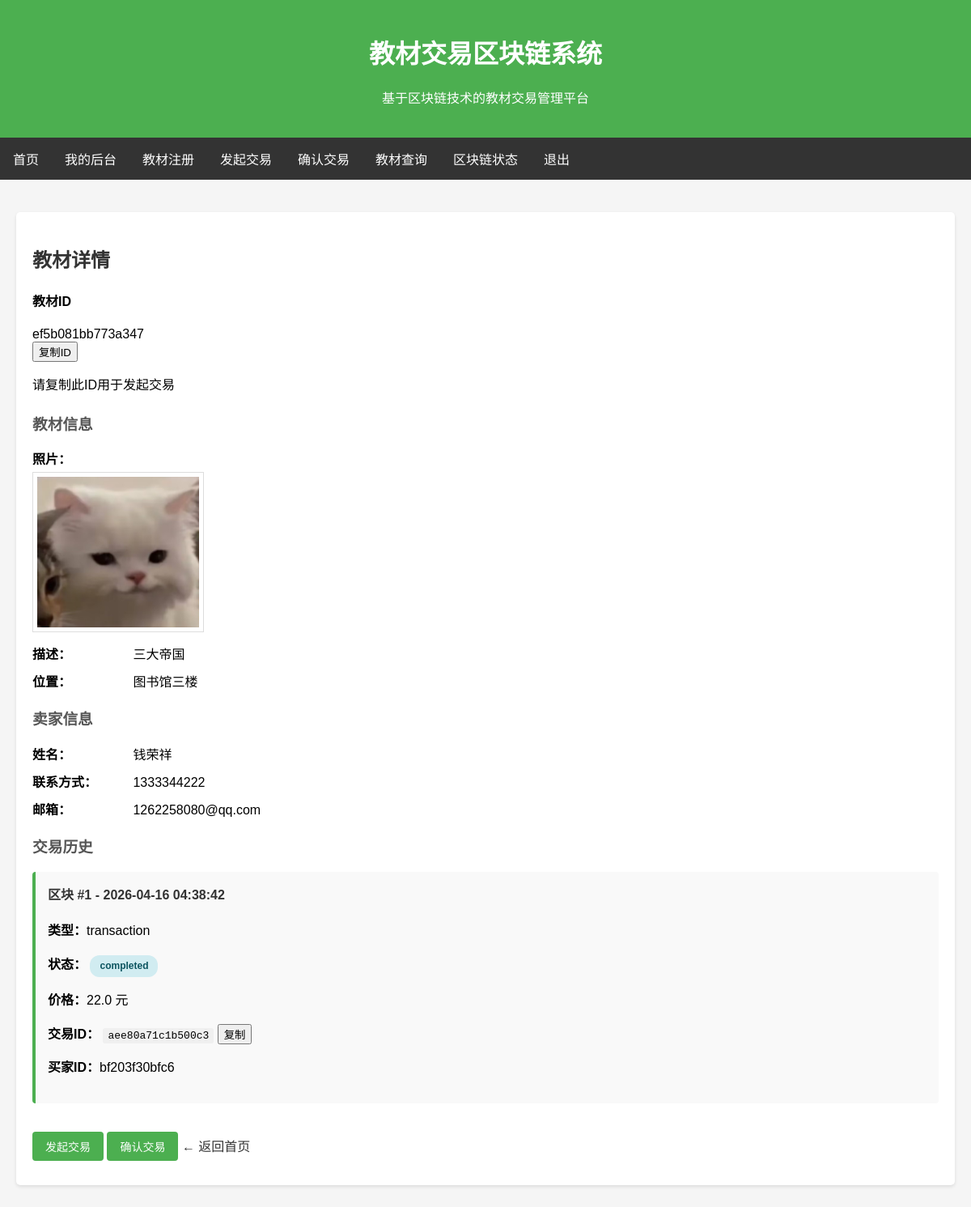
Page /textbook/ef5b081bb773a347 (signed in) on the committed database.
### tables this page shows
CREATE TABLE textbook_metadata (
            textbook_id TEXT PRIMARY KEY,
            photos TEXT,
            description TEXT,
            seller_id TEXT,
            location TEXT,
            created_at TIMESTAMP DEFAULT CURRENT_TIMESTAMP,
            FOREIGN KEY (seller_id) REFERENCES users(user_id)
        );

CREATE TABLE users (
            user_id TEXT PRIMARY KEY,
            name TEXT NOT NULL,
            contact TEXT NOT NULL,
            email TEXT,
            password_hash TEXT,
            created_at TIMESTAMP DEFAULT CURRENT_TIMESTAMP
        );

CREATE TABLE transactions (
            transaction_id TEXT PRIMARY KEY,
            textbook_id TEXT,
            buyer_id TEXT,
            offer_price REAL,
            status TEXT,
            blockchain_hash TEXT,
            created_at TIMESTAMP DEFAULT CURRENT_TIMESTAMP,
            updated_at TIMESTAMP DEFAULT CURRENT_TIMESTAMP,
            FOREIGN KEY (textbook_id) REFERENCES textbook_metadata(textbook_id),
            FOREIGN KEY (buyer_id) REFERENCES users(user_id)
        );

### app.py (the view)
@app.route('/textbook/<textbook_id>')
def textbook_detail(textbook_id):
    history = transaction_system.get_textbook_history(textbook_id)
    combined_info = db_manager.get_combined_textbook_info(textbook_id, history)
    return render_template('textbook_detail.html',
                         textbook_id=textbook_id,
                         history=history,
                         combined_info=combined_info)

### database.py (called while the page is built)
    def get_user(self, user_id):
        conn = sqlite3.connect(self.db_path)
        cursor = conn.cursor()
        cursor.execute('SELECT * FROM users WHERE user_id = ?', (user_id,))
        user = cursor.fetchone()
        conn.close()
        if user:
            return {
                'user_id': user[0],
                'name': user[1],
                'contact': user[2],
                'email': user[3],
                'created_at': user[4]
            }
        return None

    def get_textbook_metadata(self, textbook_id):
        conn = sqlite3.connect(self.db_path)
        cursor = conn.cursor()
        cursor.execute('SELECT * FROM textbook_metadata WHERE textbook_id = ?', (textbook_id,))
        metadata = cursor.fetchone()
        conn.close()
        if metadata:
            return {
                'textbook_id': metadata[0],
                'photos': metadata[1],
                'description': metadata[2],
                'seller_id': metadata[3],
                'location': metadata[4],
                'created_at': metadata[5]
            }
        return None

    def get_combined_textbook_info(self, textbook_id, blockchain_history):
        metadata = self.get_textbook_metadata(textbook_id)
        combined_info = {
            'blockchain_history': blockchain_history,
            'metadata': metadata
        }
        if metadata and metadata['seller_id']:
            seller_info = self.get_user(metadata['seller_id'])
            combined_info['seller_info'] = seller_info
        return combined_info

    def get_transactions_by_textbook(self, textbook_id):
        conn = sqlite3.connect(self.db_path)
        cursor = conn.cursor()
        cursor.execute('SELECT * FROM transactions WHERE textbook_id = ? ORDER BY created_at DESC', (textbook_id,))
        txs = cursor.fetchall()
        conn.close()
        transactions = []
        for tx in txs:
            transactions.append({
                'transaction_id': tx[0],
                'textbook_id': tx[1],
                'buyer_id': tx[2],
                'offer_price': tx[3],
                'status': tx[4],
                'blockchain_hash': tx[5],
                'created_at': tx[6],
                'updated_at': tx[7]
            })
        return transactions

### fisco_client.py (called while the page is built, shortened)
    def is_available(self):
        if not getattr(self, "client", None):
            return False

### textbook_service.py (called while the page is built)
    def _chain_available(self):
        return bool(fisco_client and fisco_client.is_available())

### templates/textbook_detail.html (shortened to what this page needs)
<!DOCTYPE html>
<html lang="zh-CN">
<head>
</head>
<body>
    <header>
        <h1>教材交易区块链系统</h1>
        <p>基于区块链技术的教材交易管理平台</p>
    </header>
    <nav>
        <a href="/">首页</a>
        <a href="/dashboard">我的后台</a>
        <a href="/textbook/register">教材注册</a>
        <a href="/transaction/initiate">发起交易</a>
        <a href="/transaction/confirm">确认交易</a>
        <a href="/textbook/search">教材查询</a>
        <a href="/blockchain/status">区块链状态</a>
        {% if session.get('user_id') %}
            <a href="/auth/logout">退出</a>
        {% else %}
            <a href="/auth/login">登录</a>
        {% endif %}
    </nav>
    <div class="container">
        <div class="card">
            <h2>教材详情</h2>
            <div class="textbook-id-display">
                <h4>教材ID</h4>
                <div class="textbook-id-value" id="textbookId">{{ textbook_id }}</div>
                <button class="copy-btn" onclick="copyText('textbookId')">复制ID</button>
                <p class="hint">请复制此ID用于发起交易</p>
            </div>
            {% if combined_info.metadata %}
            <h3>教材信息</h3>
            <div class="info-item">
                <span class="info-label">照片：</span>
                <span>
                    {% if combined_info.metadata.photos %}
                        {% set photos = combined_info.metadata.photos.split(',') %}
                        {% for photo in photos %}
                            {% if photo %}
                            <div style="margin: 5px 0;">
                                <img src="/uploads/{{ photo }}" alt="教材照片" style="max-width: 200px; max-height: 200px; border: 1px solid #ddd; padding: 5px;">
                            </div>
                            {% endif %}
                        {% endfor %}
                    {% else %}
                        无
                    {% endif %}
                </span>
            </div>
            <div class="info-item">
                <span class="info-label">描述：</span>
                <span>{{ combined_info.metadata.description or '无' }}</span>
            </div>
            <div class="info-item">
                <span class="info-label">位置：</span>
                <span>{{ combined_info.metadata.location or '无' }}</span>
            </div>
            {% endif %}
            {% if combined_info.seller_info %}
            <h3>卖家信息</h3>
            <div class="info-item">
                <span class="info-label">姓名：</span>
                <span>{{ combined_info.seller_info.name }}</span>
            </div>
            <div class="info-item">
                <span class="info-label">联系方式：</span>
                <span>{{ combined_info.seller_info.contact }}</span>
            </div>
            <div class="info-item">
                <span class="info-label">邮箱：</span>
                <span>{{ combined_info.seller_info.email or '无' }}</span>
            </div>
            {% endif %}
            <h3>交易历史</h3>
            {% if history %}
                {% for record in history %}
                <div class="history-item">
                    <h4>区块 #{{ record.block_index }} - {{ record.timestamp }}</h4>
                    <p><strong>类型：</strong>{{ record.transaction.type }}</p>
                    <p><strong>状态：</strong>
                        <span class="status-badge
                            {% if record.transaction.status == 'completed' %}status-completed{% endif %}
                        ">
                            {{ record.transaction.status }}
                        </span>
                    </p>
                    {% if record.transaction.offer_price %}
                    <p><strong>价格：</strong>{{ record.transaction.offer_price }} 元</p>
                    {% endif %}
                    {% if record.transaction.transaction_id %}
                    <p><strong>交易ID：</strong>
                        <span style="font-family: monospace; background-color: #f0f0f0; padding: 2px 6px; border-radius: 3px;">{{ record.transaction.transaction_id }}</span>
                        <button class="copy-btn" onclick="copyTextToClipboard('{{ record.transaction.transaction_id }}')">复制</button>
                    </p>
                    {% endif %}
                    {% if record.transaction.buyer_id %}
                    <p><strong>买家ID：</strong>{{ record.transaction.buyer_id }}</p>
                    {% endif %}
                </div>
                {% endfor %}
            {% else %}
                <p>暂无交易记录</p>
            {% endif %}
            <div style="margin-top: 20px;">
                <a href="/transaction/initiate" class="btn">发起交易</a>
                <a href="/transaction/confirm" class="btn">确认交易</a>
                <a href="/" class="back-link">← 返回首页</a>
            </div>
        </div>
    </div>
</body>
</html>

### templates/textbook_detail.html (style rules this page uses)
body { font-family: Arial, sans-serif; margin: 0; padding: 0; background-color: #f5f5f5; }
.container { max-width: 1200px; margin: 0 auto; padding: 20px; }
header { background-color: #4CAF50; color: white; padding: 20px; text-align: center; }
nav { background-color: #333; overflow: hidden; }
nav a { float: left; display: block; color: white; text-align: center; padding: 14px 16px; text-decoration: none; }
.card { background-color: white; padding: 20px; margin: 20px 0; border-radius: 5px; box-shadow: 0 2px 4px rgba(0,0,0,0.1); }
h2 { color: #333; }
h3 { color: #555; margin-top: 20px; }
p { line-height: 1.6; }
.info-item { margin: 10px 0; }
.info-label { font-weight: bold; display: inline-block; width: 120px; }
.history-item { background-color: #f9f9f9; padding: 15px; margin: 10px 0; border-left: 4px solid #4CAF50; border-radius: 4px; }
.history-item h4 { margin-top: 0; color: #333; }
.status-badge { display: inline-block; padding: 4px 12px; border-radius: 12px; font-size: 12px; font-weight: bold; }
.status-completed { background-color: #d1ecf1; color: #0c5460; }
.back-link { display: inline-block; margin-top: 20px; color: #333; text-decoration: none; }
.btn { display: inline-block; background-color: #4CAF50; color: white; padding: 8px 16px; text-decoration: none; border-radius: 4px; margin: 10px 0; font-size: 14px; }

### rows in the picture
textbook_metadata: photos (picture), metadata "三大帝国", metadata "图书馆三楼"
users: seller_info.name "钱荣祥", seller_info.contact "1333344222", seller_info "1262258080@qq.com"
transactions: block_index "1", timestamp "2026-04-16 04:38:42", transaction.type "transaction", transaction.status "completed", transaction.offer_price "22.0", transaction.transaction_id "aee80a71c1b500c3", transaction.buyer_id "bf203f30bfc6"

### other values in the picture
{{ textbook_id }} "ef5b081bb773a347"
